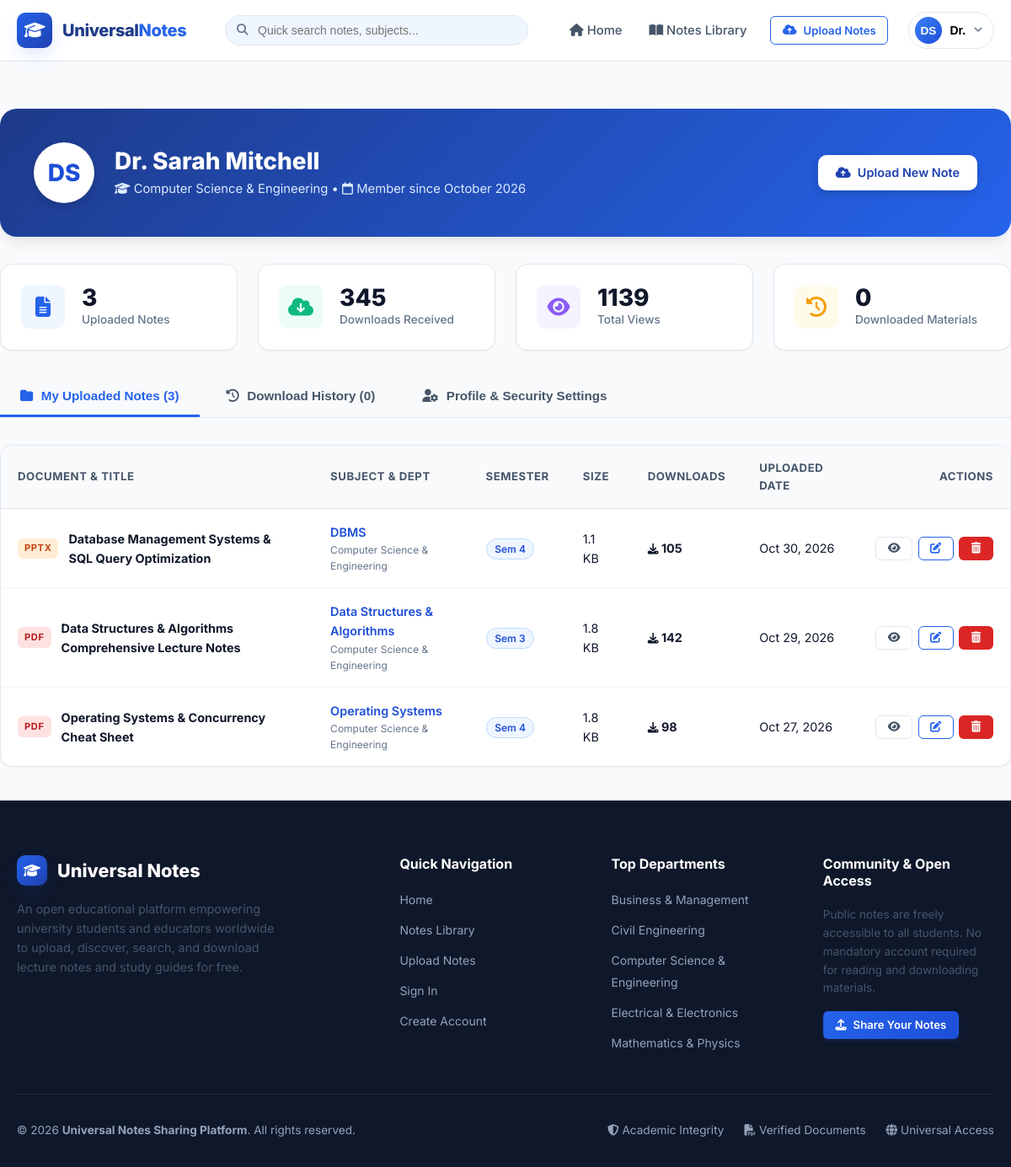
/dashboard (signed in), run on the app's committed database.
### models.py (models this page shows, shortened)
class User(db.Model):
    __tablename__ = 'users'
    id = db.Column(db.Integer, primary_key=True)
    full_name = db.Column(db.String(100), nullable=False)
    email = db.Column(db.String(120), unique=True, nullable=False, index=True)
    password_hash = db.Column(db.String(255), nullable=False)
    department = db.Column(db.String(100), nullable=True)
    role = db.Column(db.String(20), default='user')  # 'user' or 'admin'
    is_active = db.Column(db.Boolean, default=True)
    created_at = db.Column(db.DateTime, default=utc_now)
    notes = db.relationship('Note', backref='uploader', lazy='dynamic', cascade='all, delete-orphan')
    downloads = db.relationship('DownloadHistory', backref='user', lazy='dynamic')
    @property
    def is_admin(self):
        return self.role == 'admin'
    @property
    def initials(self):
        parts = self.full_name.split()
        if len(parts) >= 2:
            return f"{parts[0][0]}{parts[1][0]}".upper()
        elif parts:
            return parts[0][:2].upper()
        return "U"

class Note(db.Model):
    __tablename__ = 'notes'
    id = db.Column(db.Integer, primary_key=True)
    title = db.Column(db.String(200), nullable=False, index=True)
    subject = db.Column(db.String(150), nullable=False, index=True)
    department_id = db.Column(db.Integer, db.ForeignKey('departments.id'), nullable=True)
    department = db.Column(db.String(100), nullable=False)  # stored textual name for quick lookup & backward compatibility
    semester = db.Column(db.Integer, nullable=False, default=1)  # 1 - 8
    description = db.Column(db.Text, nullable=False)
    tags = db.Column(db.String(255), nullable=True)  # comma separated
    filename = db.Column(db.String(255), nullable=False)  # Stored unique filename
    original_filename = db.Column(db.String(255), nullable=False)
    file_type = db.Column(db.String(20), nullable=False)  # 'pdf', 'docx', 'pptx', etc.
    file_size = db.Column(db.Integer, nullable=False)  # bytes
    user_id = db.Column(db.Integer, db.ForeignKey('users.id'), nullable=False)
    download_count = db.Column(db.Integer, default=0)
    view_count = db.Column(db.Integer, default=0)
    is_approved = db.Column(db.Boolean, default=True)
    is_featured = db.Column(db.Boolean, default=False)
    created_at = db.Column(db.DateTime, default=utc_now, index=True)
    updated_at = db.Column(db.DateTime, default=utc_now, onupdate=utc_now)
    downloads = db.relationship('DownloadHistory', backref='note', lazy='dynamic', cascade='all, delete-orphan')
    @property
    def formatted_size(self):
        size = self.file_size
        for unit in ['B', 'KB', 'MB', 'GB']:
            if size < 1024.0:
                return f"{size:.1f} {unit}"
            size /= 1024.0
        return f"{size:.1f} GB"

class Department(db.Model):
    __tablename__ = 'departments'
    id = db.Column(db.Integer, primary_key=True)
    name = db.Column(db.String(100), unique=True, nullable=False)
    code = db.Column(db.String(20), unique=True, nullable=False)
    icon = db.Column(db.String(50), default='fa-graduation-cap')
    description = db.Column(db.Text, nullable=True)
    notes = db.relationship('Note', backref='department_rel', lazy='dynamic')

### app.py (the view)
@app.route('/dashboard')
@login_required
def user_dashboard():
    user = db.session.get(User, session['user_id'])
    my_notes = Note.query.filter_by(user_id=user.id).order_by(Note.created_at.desc()).all()
    recent_downloads = DownloadHistory.query.filter_by(user_id=user.id)\
        .order_by(DownloadHistory.downloaded_at.desc()).limit(15).all()
    total_notes_uploaded = len(my_notes)
    total_downloads_received = sum(n.download_count for n in my_notes)
    total_views_received = sum(n.view_count for n in my_notes)
    return render_template('dashboard.html',
                           user=user,
                           my_notes=my_notes,
                           recent_downloads=recent_downloads,
                           total_notes_uploaded=total_notes_uploaded,
                           total_downloads_received=total_downloads_received,
                           total_views_received=total_views_received)

### templates/dashboard.html (shortened to what this page needs)
{% extends "base.html" %}
{% block extra_css %}
<link rel="stylesheet" href="{{ url_for('static', filename='css/dashboard.css') }}">
{% endblock %}
{% block content %}
<div class="container dashboard-layout">
  <div class="dashboard-hero">
    <div class="dashboard-user-info">
      <div class="dashboard-avatar">
        {{ user.initials }}
      </div>
      <div class="dashboard-user-details">
        <h2>{{ user.full_name }}</h2>
        <p>
          <i class="fa-solid fa-graduation-cap"></i> {{ user.department or 'General Academic Scholar' }} &bull;
          <i class="fa-regular fa-calendar"></i> Member since {{ user.created_at.strftime('%B %Y') }}
        </p>
      </div>
    </div>
    <div>
      <a href="{{ url_for('upload') }}" class="btn btn-primary" style="background: #ffffff; color: var(--primary-800); box-shadow: 0 4px 10px rgba(0,0,0,0.15);">
        <i class="fa-solid fa-cloud-arrow-up"></i> Upload New Note
      </a>
    </div>
  </div>
  <div class="metrics-row">
    <div class="metric-card">
      <div class="metric-icon-box metric-blue">
        <i class="fa-solid fa-file-lines"></i>
      </div>
      <div class="metric-content">
        <div class="val">{{ total_notes_uploaded }}</div>
        <div class="lbl">Uploaded Notes</div>
      </div>
    </div>
    <div class="metric-card">
      <div class="metric-icon-box metric-green">
        <i class="fa-solid fa-cloud-arrow-down"></i>
      </div>
      <div class="metric-content">
        <div class="val">{{ total_downloads_received }}</div>
        <div class="lbl">Downloads Received</div>
      </div>
    </div>
    <div class="metric-card">
      <div class="metric-icon-box metric-purple">
        <i class="fa-solid fa-eye"></i>
      </div>
      <div class="metric-content">
        <div class="val">{{ total_views_received }}</div>
        <div class="lbl">Total Views</div>
      </div>
    </div>
    <div class="metric-card">
      <div class="metric-icon-box metric-amber">
        <i class="fa-solid fa-clock-rotate-left"></i>
      </div>
      <div class="metric-content">
        <div class="val">{{ recent_downloads|length }}</div>
        <div class="lbl">Downloaded Materials</div>
      </div>
    </div>
  </div>
  <div class="dashboard-tabs">
    <button type="button" class="tab-btn active" data-target="tab-my-notes">
      <i class="fa-solid fa-folder"></i> My Uploaded Notes ({{ my_notes|length }})
    </button>
    <button type="button" class="tab-btn" data-target="tab-downloads">
      <i class="fa-solid fa-clock-rotate-left"></i> Download History ({{ recent_downloads|length }})
    </button>
    <button type="button" class="tab-btn" data-target="tab-profile">
      <i class="fa-solid fa-user-gear"></i> Profile & Security Settings
    </button>
  </div>
  <div class="tab-content-panel active" id="tab-my-notes">
    {% if my_notes %}
      <div class="table-responsive">
        <table class="custom-table">
          <thead>
            <tr>
              <th>Document & Title</th>
              <th>Subject & Dept</th>
              <th>Semester</th>
              <th>Size</th>
              <th>Downloads</th>
              <th>Uploaded Date</th>
              <th style="text-align: right;">Actions</th>
            </tr>
          </thead>
          <tbody>
            {% for note in my_notes %}
              <tr>
                <td>
                  <div style="display: flex; align-items: center; gap: 0.75rem;">
                    <span class="file-type-badge file-type-{{ note.file_type.lower() }}" style="font-size: 0.7rem; padding: 0.2rem 0.5rem;">
                      {{ note.file_type.upper() }}
                    </span>
                    <div>
                      <a href="{{ url_for('note_detail', note_id=note.id) }}" style="font-weight: 700; color: var(--text-primary);">
                        {{ note.title }}
                      </a>
                    </div>
                  </div>
                </td>
                <td>
                  <span style="font-weight: 600; color: var(--primary-700);">{{ note.subject }}</span>
                  <div style="font-size: 0.75rem; color: var(--text-muted);">{{ note.department }}</div>
                </td>
                <td>
                  <span class="badge-semester">Sem {{ note.semester }}</span>
                </td>
                <td>{{ note.formatted_size }}</td>
                <td>
                  <span style="font-weight: 700; color: var(--text-primary);">
                    <i class="fa-solid fa-download text-muted" style="font-size: 0.8rem;"></i> {{ note.download_count }}
                  </span>
                </td>
                <td>{{ note.created_at.strftime('%b %d, %Y') }}</td>
                <td style="text-align: right;">
                  <div style="display: inline-flex; gap: 0.4rem;">
                    <a href="{{ url_for('note_detail', note_id=note.id) }}" class="btn btn-secondary btn-sm" title="View Note">
                      <i class="fa-solid fa-eye"></i>
                    </a>
                    <a href="{{ url_for('edit_note', note_id=note.id) }}" class="btn btn-outline-primary btn-sm" title="Edit Note">
                      <i class="fa-solid fa-pen-to-square"></i>
                    </a>
                    <button type="button" class="btn btn-danger btn-sm" title="Delete Note" onclick="confirmDeleteNote('{{ note.id }}', '{{ note.title|replace('\'', '\\\'') }}')">
                      <i class="fa-solid fa-trash-can"></i>
                    </button>
                  </div>
                </td>
              </tr>
            {% endfor %}
          </tbody>
        </table>
      </div>
    {% endif %}
  </div>
</div>
{% endblock %}

### templates/base.html (shortened to what this page needs)
<!DOCTYPE html>
<html lang="en">
<head>
  <link rel="stylesheet" href="https://cdnjs.cloudflare.com/ajax/libs/font-awesome/6.5.1/css/all.min.css">
  <link rel="stylesheet" href="{{ url_for('static', filename='css/style.css') }}">
  {% block extra_css %}{% endblock %}
</head>
<body>
  <nav class="navbar" id="mainNavbar">
    <div class="container nav-container">
      <a href="{{ url_for('index') }}" class="nav-brand">
        <div class="brand-icon-wrapper">
          <i class="fa-solid fa-graduation-cap"></i>
        </div>
        <div class="brand-text">Universal<span>Notes</span></div>
      </a>
      <div class="nav-search">
        <i class="fa-solid fa-magnifying-glass nav-search-icon"></i>
        <input type="text" id="navSearchInput" placeholder="Quick search notes, subjects..." autocomplete="off">
      </div>
      <ul class="nav-menu" id="navMenu">
        <li>
          <a href="{{ url_for('index') }}" class="nav-link {% if request.endpoint == 'index' %}active{% endif %}">
            <i class="fa-solid fa-house"></i> Home
          </a>
        </li>
        <li>
          <a href="{{ url_for('library') }}" class="nav-link {% if request.endpoint == 'library' %}active{% endif %}">
            <i class="fa-solid fa-book-open"></i> Notes Library
          </a>
        </li>
        <li>
          <a href="{{ url_for('upload') }}" class="btn btn-outline-primary btn-sm">
            <i class="fa-solid fa-cloud-arrow-up"></i> Upload Notes
          </a>
        </li>
        {% if current_user %}
          <li class="user-menu-dropdown">
            <button class="user-avatar-btn" id="userAvatarBtn" type="button">
              <span class="avatar-circle">{{ current_user.initials }}</span>
              <span style="font-weight: 600; font-size: 0.875rem;">{{ current_user.full_name.split()[0] }}</span>
              <i class="fa-solid fa-angle-down" style="font-size: 0.75rem; color: var(--text-muted);"></i>
            </button>
          </li>
        {% endif %}
      </ul>
    </div>
  </nav>
  <div class="container alert-container">
  </div>
  <main class="main-content">
    {% block content %}{% endblock %}
  </main>
  <footer class="footer">
    <div class="container">
      <div class="footer-grid">
        <div>
          <div class="footer-brand">
            <div class="brand-icon-wrapper" style="width: 36px; height: 36px; font-size: 1rem;">
              <i class="fa-solid fa-graduation-cap"></i>
            </div>
            Universal Notes
          </div>
          <p class="footer-desc">
            An open educational platform empowering university students and educators worldwide to upload, discover, search, and download lecture notes and study guides for free.
          </p>
        </div>
        <div>
          <h4 class="footer-heading">Quick Navigation</h4>
          <ul class="footer-links">
            <li><a href="{{ url_for('index') }}">Home</a></li>
            <li><a href="{{ url_for('library') }}">Notes Library</a></li>
            <li><a href="{{ url_for('upload') }}">Upload Notes</a></li>
            <li><a href="{{ url_for('login') }}">Sign In</a></li>
            <li><a href="{{ url_for('register') }}">Create Account</a></li>
          </ul>
        </div>
        <div>
          <h4 class="footer-heading">Top Departments</h4>
          <ul class="footer-links">
            {% for dept in global_departments[:5] %}
              <li><a href="{{ url_for('library', department=dept.name) }}">{{ dept.name }}</a></li>
            {% endfor %}
          </ul>
        </div>
        <div>
          <h4 class="footer-heading">Community & Open Access</h4>
          <p class="footer-desc" style="font-size: 0.85rem; margin-bottom: 1rem;">
            Public notes are freely accessible to all students. No mandatory account required for reading and downloading materials.
          </p>
          <div style="display: flex; gap: 0.75rem;">
            <a href="{{ url_for('upload') }}" class="btn btn-primary btn-sm">
              <i class="fa-solid fa-upload"></i> Share Your Notes
            </a>
          </div>
        </div>
      </div>
      <div class="footer-bottom">
        <div>
          &copy; {{ current_year }} <strong>Universal Notes Sharing Platform</strong>. All rights reserved.
        </div>
        <div style="display: flex; gap: 1.5rem; font-size: 0.85rem;">
          <span><i class="fa-solid fa-shield-halved"></i> Academic Integrity</span>
          <span><i class="fa-solid fa-file-pdf"></i> Verified Documents</span>
          <span><i class="fa-solid fa-globe"></i> Universal Access</span>
        </div>
      </div>
    </div>
  </footer>
</body>
</html>

### data on the page
User: initials "DS", full_name "Dr.", full_name "Dr. Sarah Mitchell", department "Computer Science & Engineering", created_at "October 2026"
Note: file_type "PPTX", title "Database Management Systems & SQL Query Optimization", subject "DBMS", department "Computer Science & Engineering", semester "4", formatted_size "1.1 KB", download_count "105", created_at "Oct 30, 2026"
Note: file_type "PDF", title "Data Structures & Algorithms Comprehensive Lecture Notes", subject "Data Structures & Algorithms", department "Computer Science & Engineering", semester "3", formatted_size "1.8 KB", download_count "142", created_at "Oct 29, 2026"
Note: file_type "PDF", title "Operating Systems & Concurrency Cheat Sheet", subject "Operating Systems", department "Computer Science & Engineering", semester "4", formatted_size "1.8 KB", download_count "98", created_at "Oct 27, 2026"
Department: name "Business & Management"
Department: name "Civil Engineering"
Department: name "Computer Science & Engineering"
Department: name "Electrical & Electronics"
Department: name "Mathematics & Physics"

### other printed values
{{ total_notes_uploaded }} "3"
{{ total_downloads_received }} "345"
{{ total_views_received }} "1139"
{{ recent_downloads|length }} "0"
{{ my_notes|length }} "3"
